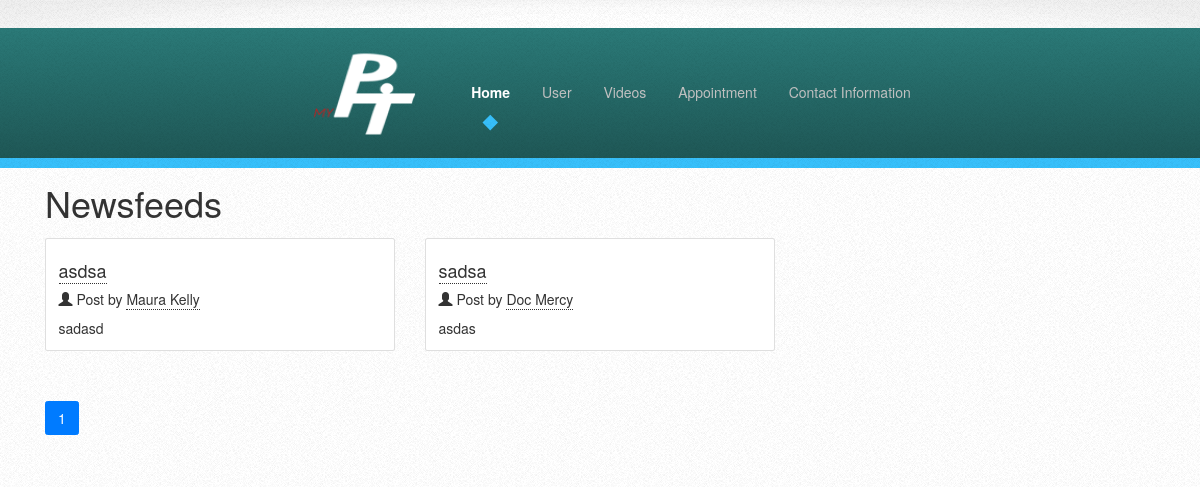
Page /user/index.php on the earlier database version.
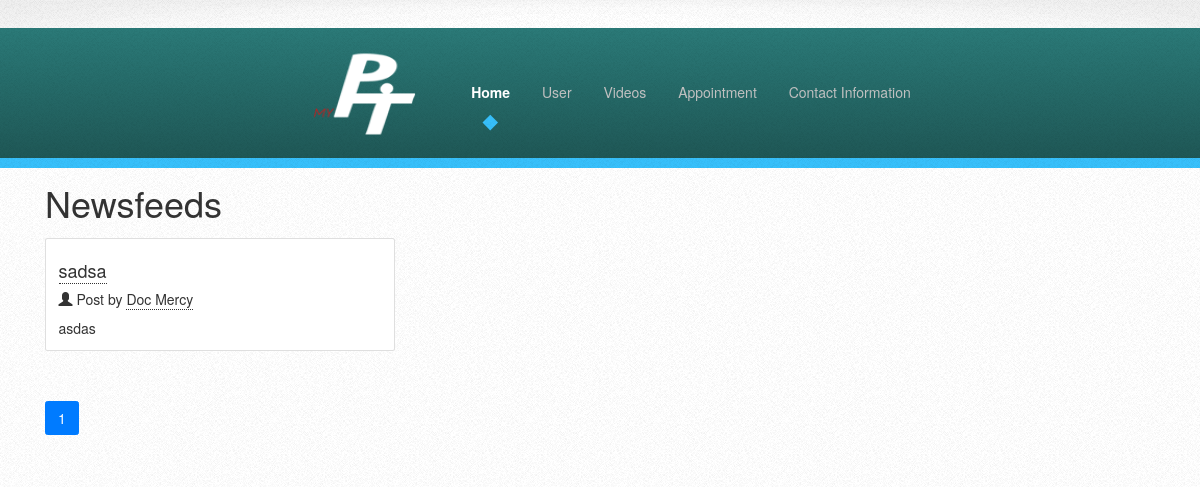
Same page on the later database version.
### tables this page shows
CREATE TABLE `article` (
  `Article_ID` int(10) UNSIGNED NOT NULL,
  `Therapist_ID` varchar(20) NOT NULL,
  `Article_Title` varchar(50) NOT NULL,
  `Article` text NOT NULL,
  `TimePublished` datetime NOT NULL
);

CREATE TABLE `therapist_account` (
  `Therapist_ID` varchar(20) NOT NULL,
  `Password` varchar(20) NOT NULL,
  `First_Name` varchar(50) NOT NULL,
  `Last_Name` varchar(50) NOT NULL,
  `License_Id` varchar(20) NOT NULL,
  `isValidated` tinyint(1) NOT NULL,
  `License_Type` varchar(20) NOT NULL,
  `Profile_Picture` varchar(20) NOT NULL,
  `Contact_Number` varchar(20) NOT NULL,
  `Email` varchar(50) NOT NULL,
  `Description` text NOT NULL
);

### user/DatabaseConnectorClass.php (called while the page is built, shortened)
<?php
Class DababaseConnector
{
    var $host = 'localhost';
    var $username = 'id5592625_gregariousxx18';
    var $password = 'Havanaunana';
    var $dbname = 'id5592625_myphysicaltherapist';
    var $query;
    function setQuery ($var)
    {
        $this->query = $var;
    }
    function getConnection ()
    {
        $conn = @mysqli_connect($this->host, $this->username, $this->password, $this->dbname);
        if (!$conn) {
            die("Connection failed" . mysqli_connect_error());
        } else {
            return $conn;
        }
    }
    function executeSelectQuery ()
    {
        $conn = $this->getConnection();
        if (!$conn) {
            $conn->close();
            die("Connection failed" . mysqli_connect_error());
        } else {
            $response = @mysqli_query($conn, $this->query);
            return $response;
        }
    }
}
?>

### user/index.php (the view, shortened to what this page needs)
<?php
include "DatabaseConnectorClass.php";
$dbConn = new DababaseConnector();
$itemperpage = 15;
$sql = 'SELECT COUNT(*) as `total` FROM article a INNER JOIN therapist_account b WHERE a.Therapist_ID = b.Therapist_ID AND b.isValidated = 1';
$dbConn->setQuery($sql);
$totalRecords = $dbConn->executeSelectQuery();
while ($row = @mysqli_fetch_array($totalRecords)) {
    $totalRecords = $row['total'];
}
$totalPages = ceil($totalRecords / $itemperpage);
$pageCntentRange1 = ($_GET['page'] - 1) * $itemperpage;
$pageCntentRange2 = $_GET['page'] * $itemperpage;
$sql = 'SELECT a.Therapist_ID,a.Article_ID,a.Article_Title,
SUBSTRING( a.Article,1,300) as Article,b.First_Name,b.Last_Name FROM article a
 INNER JOIN therapist_account b WHERE a.Therapist_ID = b.Therapist_ID AND b.isValidated = 1 AND Article_ID >= ' . $pageCntentRange1 . ' AND Article_ID < ' . $pageCntentRange2 . ' ORDER BY a.Article_ID DESC ';
$dbConn->setQuery($sql);
$result = $dbConn->executeSelectQuery();
?>
<!DOCTYPE HTML>
<html>
<head>
    <link rel="stylesheet" href="assets/css/main.css"/>
    <link href="vendor/bootstrap/css/bootstrap.min.css" rel="stylesheet">
    <link href="assets/css/3-col-portfolio.css" rel="stylesheet">
    <link rel="stylesheet" href="https://maxcdn.bootstrapcdn.com/bootstrap/3.3.7/css/bootstrap.min.css">
</head>
<body>
<div id="page-wrapper">
    <div id="header">
        <nav id="nav">
            <ul>
                <li><a href="index.php"><img src="images/MyPtLogo.png" width="150" height="90"></a></li>
                <li class="current"><a href="index.php">Home</a></li>
                <li>
                    <a href="videos.php">User</a>
                </li>
                <li>
                    <a href="#">Videos</a>
                </li>
                <li>
                    <a href="#">Appointment</a>
                </li>
                <li><a href="contactinfo.php">Contact Information</a></li>
            </ul>
        </nav>
    </div>
</div>
<div class="container">
    <h1 class="my-4">Newsfeeds</h1>
    <div class="row">
        <?php while ($row = @mysqli_fetch_array($result)) { ?>
            <div class="col-lg-4 col-sm-6 portfolio-item">
                <div class="card h-100">
                    <div class="card-body">
                        <h4 class="card-title">
                            <a onclick="document.getElementById('article<?php echo $row['Article_ID'] ?>' ).submit();"><?php echo $row['Article_Title'] ?></a>
                        </h4>
                        <h5><span class="glyphicon glyphicon-user">
                    </span> Post by <a
                                    onclick="document.getElementById('therapist<?php echo $row['Therapist_ID'] ?>' ).submit();"><?php echo $row['First_Name'] . '  ' . $row['Last_Name'] ?></a>
                        </h5>
                        <p class="card-text">
                            <?php echo $row['Article'] ?>
                        </p>
                    </div>
                </div>
            </div>
        <?php } ?>
    </div>
    <ul class="pagination justify-content-center">
        <?php
        foreach (range(1, $totalPages) as $page) {
            if ($page == $_GET['page']) {
                echo '<li class="page-item active">';
                echo '<a class="page-link" href="?page=' . $page . '">' . $page . '</a>';
                echo '</li>';
            } else if ($page == 1 || $page == $totalPages || ($page >= $_GET['page'] - 2 && $page <= $_GET['page'] + 2)) {
                echo '   <li class="page-item ">
            <a class="page-link" href="?page=' . $page . '">' . $page . '</a>
        </li>';
            }
        }
        ?>
    </ul>
</div>
</body>
</html>

Differences in the rows shown:
removed article: Article_Title "asdsa", Therapist_ID.First_Name "Maura", Therapist_ID.Last_Name "Kelly", Article "sadasd"
